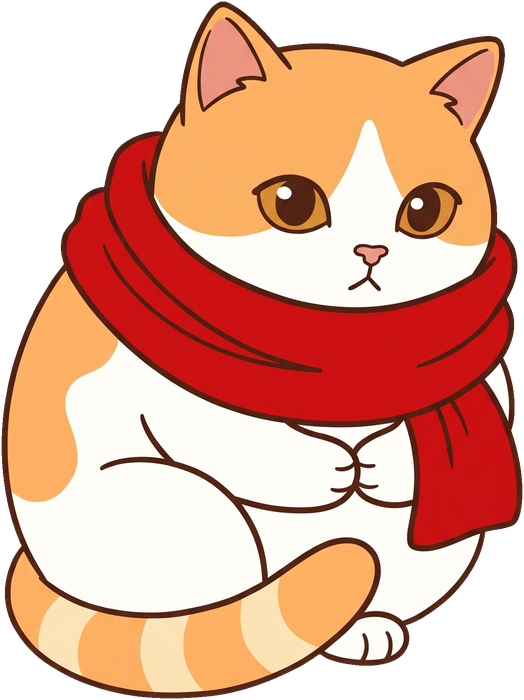
#> input picture assets/cat-cold.png, 524 x 700 px; its folder holds only this picture in this run
$ python process_cat.py assets/cat-cold.png
#> lines starting #> are read from the running program, lines starting #| are printed output that depends on the picture; after the words box and inside, x2 and y2 are one past the last pixel; in counts of white or black regions, pixels touching at a corner belong together
#!/usr/bin/env python3
"""Turn Gemini cat images (cat on a plain white background) into transparent calendar cutouts."""
import argparse
from pathlib import Path
from PIL import Image, ImageChops, ImageDraw, ImageEnhance, ImageFilter

HERE = Path(__file__).resolve().parent
INBOX, ASSETS = HERE / "inbox", HERE / "assets"


def cutout(img: Image.Image, tol: int = 28) -> Image.Image:
#> called with tol = 28
    rgb = img.convert("RGB")
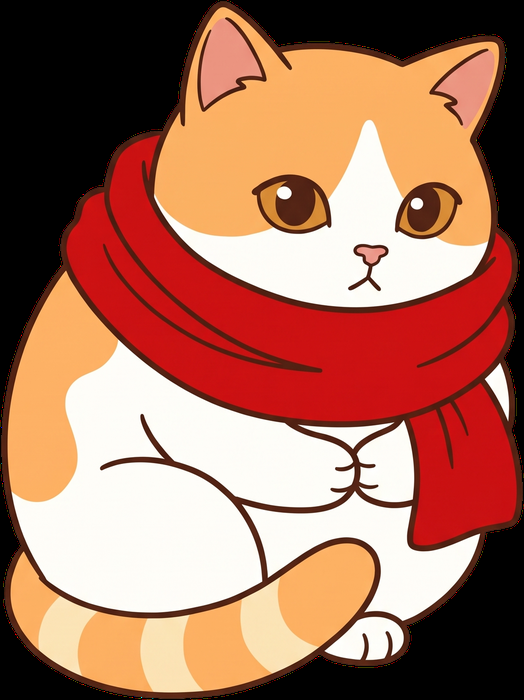
#> rgb: PIL image 524x700 RGB; mean R, G, B 166.7, 112.8, 92.8
    w, h = rgb.size
#> w = 524; h = 700
    near_white = rgb.convert("L").point(lambda v: 255 if v >= 255 - tol else 0)
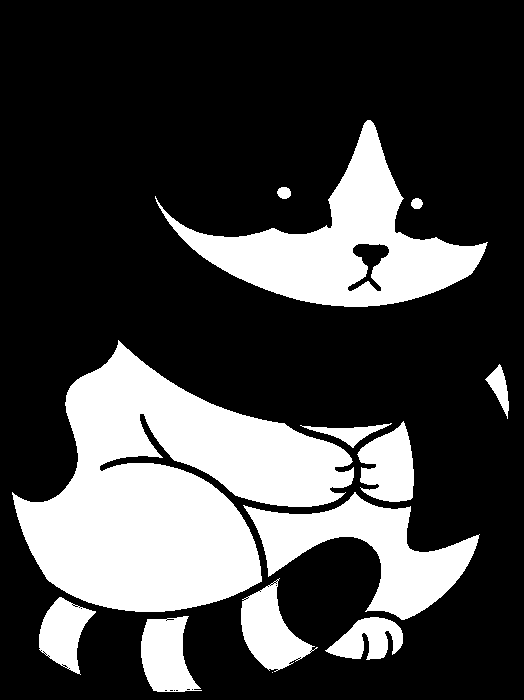
#> near_white: PIL image 524x700 L; 26.7% white; 13 white regions (1 under 20 px), largest, box (x1, y1, x2, y2) and area: (12, 340, 354, 612) 49694, (155, 120, 488, 307) 20772, (243, 492, 480, 620) 11515

    flood = near_white.copy()
    border = [(x, y) for x in range(w) for y in (0, h - 1)] + [(x, y) for y in range(h) for x in (0, w - 1)]
    for pt in border:
        if flood.getpixel(pt) == 255:
            ImageDraw.floodfill(flood, pt, 128)
    background = flood.point(lambda v: 255 if v == 128 else 0)
#> background: PIL image 524x700 L; every value is 0

    alpha = ImageChops.invert(background)
#> alpha: PIL image 524x700 L; every value is 255
    alpha = alpha.filter(ImageFilter.MinFilter(3))
    alpha = alpha.filter(ImageFilter.GaussianBlur(0.8))
    alpha = alpha.point(lambda v: 0 if v < 64 else (255 if v > 192 else int((v - 64) * 255 / 128)))

    out = rgb.copy()
    out.putalpha(alpha)
    return out


def process(src: Path, dst: Path, max_h: int, boost: float) -> None:
    out = cutout(Image.open(src))
    bbox = out.getchannel("A").getbbox()
#> bbox = (0, 0, 524, 700)
    if not bbox:
        raise SystemExit(f"{src.name}: nothing left after removing the background")
    pad = 4
    bbox = (max(bbox[0] - pad, 0), max(bbox[1] - pad, 0),
            min(bbox[2] + pad, out.width), min(bbox[3] + pad, out.height))
    out = out.crop(bbox)

    if boost != 1.0:
        r, g, b, a = out.split()
        rgb = ImageEnhance.Color(Image.merge("RGB", (r, g, b))).enhance(boost)
        out = Image.merge("RGBA", (*rgb.split(), a))
    if out.height > max_h:
        out = out.resize((round(out.width * max_h / out.height), max_h), Image.LANCZOS)

    dst.parent.mkdir(parents=True, exist_ok=True)
    out.save(dst, optimize=True)

    if HERE in dst.parents:
        INBOX.mkdir(exist_ok=True)
        card = Image.new("RGBA", (out.width + 40, out.height + 40), (228, 38, 27, 255))
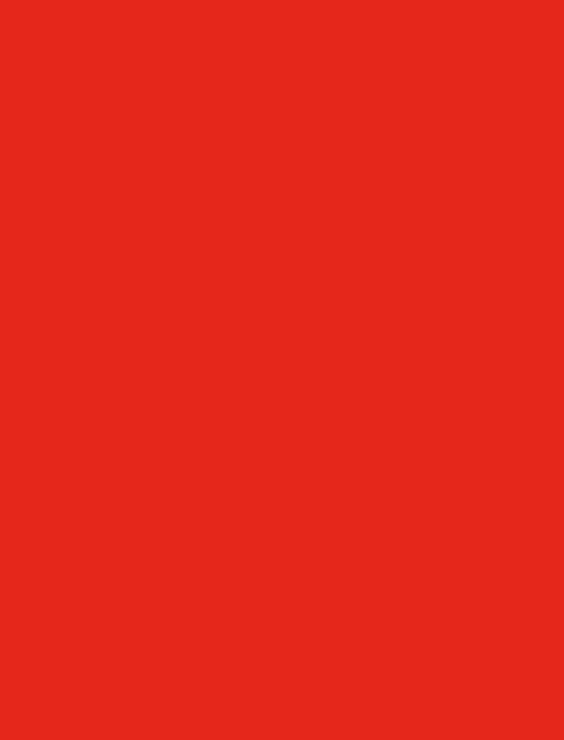
#> card: PIL image 564x740 RGBA; mean R, G, B, A 228, 38, 27, 255
        card.alpha_composite(out, (20, 20))
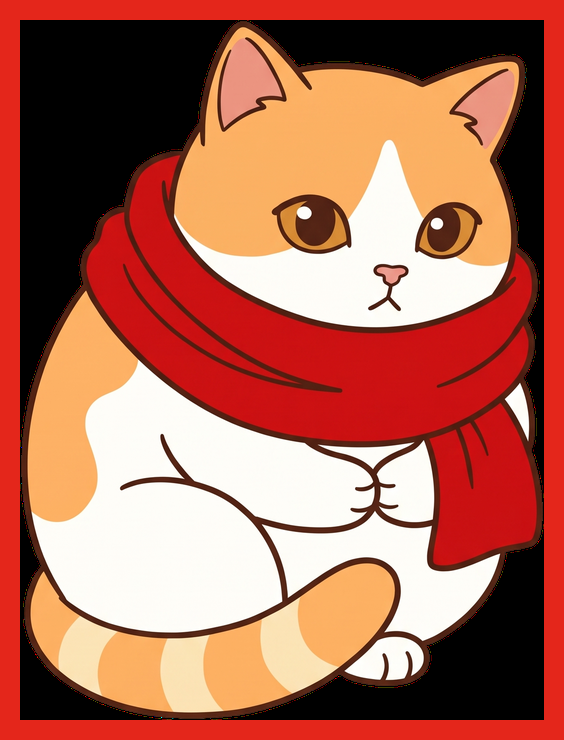
#> card: PIL image 564x740 RGBA; mean R, G, B, A 174.1, 103.7, 84.8, 255
        card.convert("RGB").save(INBOX / f"preview-{dst.stem}.png")
    shown = dst.relative_to(HERE) if HERE in dst.parents else dst
    print(f"{src.name} -> {shown}  {out.size}, {dst.stat().st_size // 1024} KB")
#| cat-cold.png -> assets/cat-cold.png  (524, 700), 365 KB


if __name__ == "__main__":
    ap = argparse.ArgumentParser()
    ap.add_argument("files", nargs="*", help="images to process (default: everything in inbox/)")
    ap.add_argument("--height", type=int, default=700)
    ap.add_argument("--boost", type=float, default=1.0)
    a = ap.parse_args()
    files = [Path(f) for f in a.files] or sorted(p for p in INBOX.glob("*") if p.suffix.lower() in (".png", ".jpg", ".jpeg", ".webp") and not p.name.startswith("preview-"))
    if not files:
        print(f"No new images to process in {INBOX}.")
        raise SystemExit(0)
    for f in files:
        process(f, ASSETS / f"cat-{f.stem.lower().removeprefix('cat-')}.png", a.height, a.boost)

$ run again, on assets/cat-weekend.png
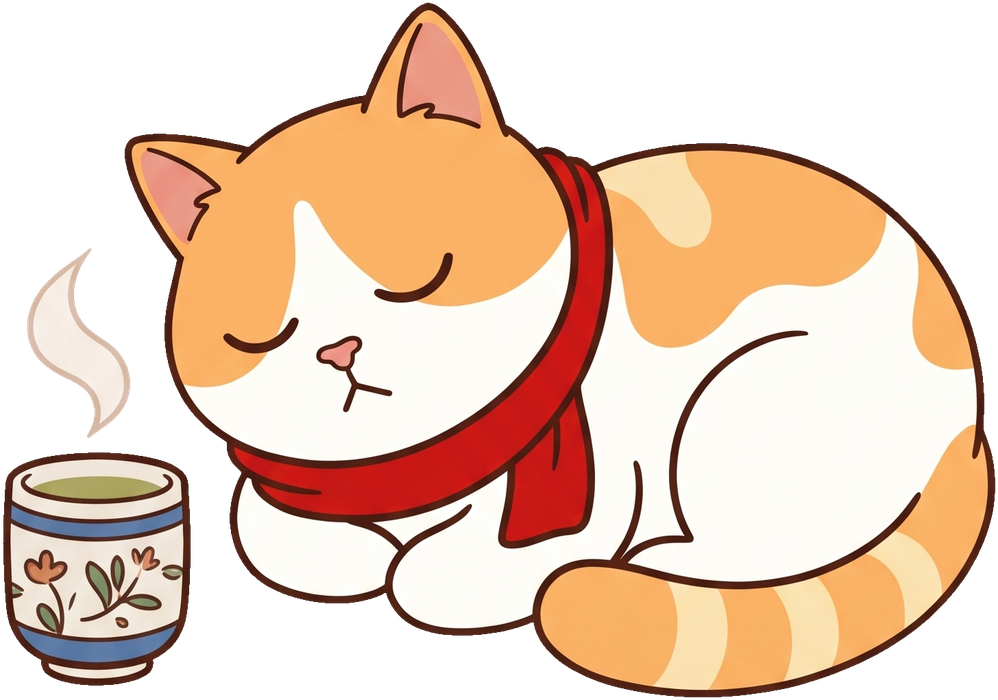
#> input picture assets/cat-weekend.png, 998 x 700 px
#> near_white: PIL image 998x700 L; 27.4% white; 369 white regions (350 under 20 px), largest, box (x1, y1, x2, y2) and area: (375, 214, 976, 628) 103950, (184, 201, 570, 460) 44944, (238, 478, 397, 596) 10378
#> background: PIL image 998x700 L; every value is 0
#> alpha: PIL image 998x700 L; every value is 255
#> bbox = (0, 0, 998, 700)
#> in process, `card.alpha_composite(out, (20, 20))`:
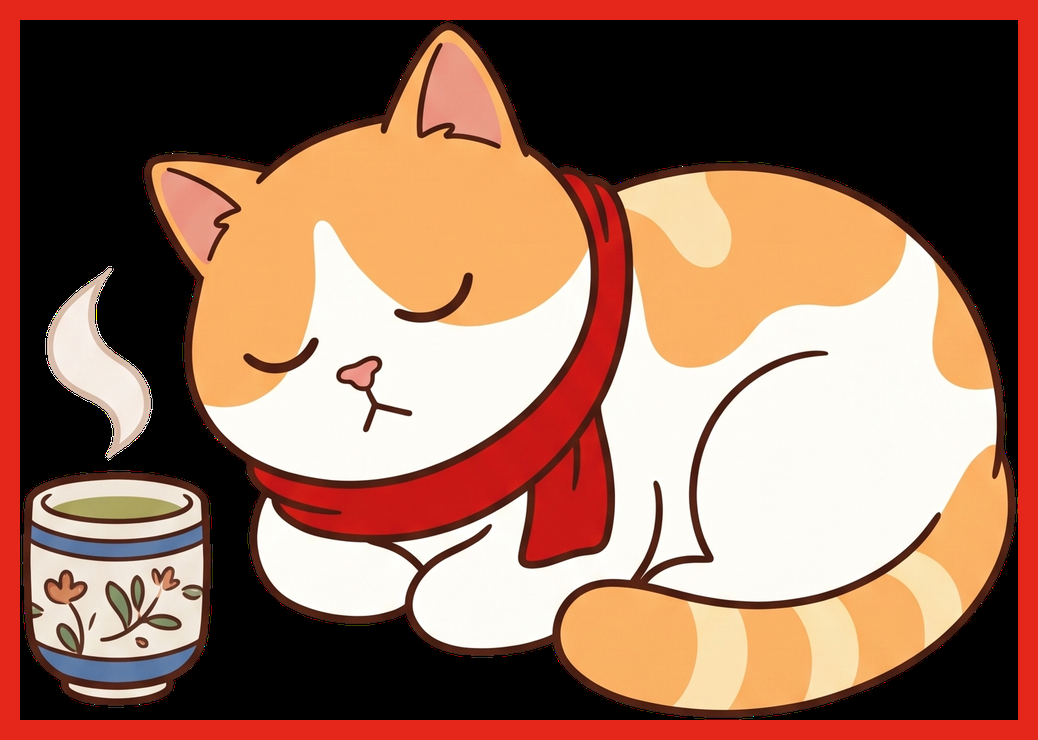
#> card: PIL image 1038x740 RGBA; mean R, G, B, A 150.4, 108, 89.6, 255
#| cat-weekend.png -> assets/cat-weekend.png  (998, 700), 628 KB
